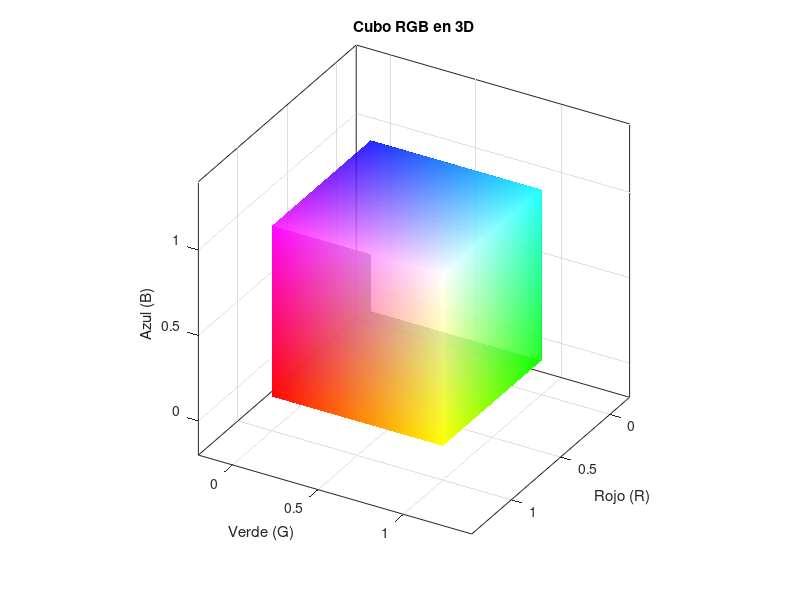

The MATLAB script that drew this image:
% Cubo RGB en 3D

% Limpia espacio de trabajo y cerrar figuras anteriores
clc; clear; close all;

% Definir los vértices del cubo (0 a 1 en RGB)
vertices = [0 0 0;
            1 0 0;
            1 1 0;
            0 1 0;
            0 0 1;
            1 0 1;
            1 1 1;
            0 1 1];

% Caras del cubo (índices de los vértices)
caras = [1 2 3 4;   % cara inferior (Z=0)
         5 6 7 8;   % cara superior (Z=1)
         1 2 6 5;   % cara frontal (Y=0)
         2 3 7 6;   % cara lateral (X=1)
         3 4 8 7;   % cara posterior (Y=1)
         4 1 5 8];  % cara lateral (X=0)

% Crear figura
figure
hold on
for i = 1:size(caras,1)
    % Dibujar cada cara con color interpolado y transparencia
    patch('Vertices', vertices, ...
          'Faces', caras(i,:), ...
          'FaceVertexCData', vertices, ...
          'FaceColor', 'interp', ...
          'FaceAlpha', 0.85, ...   % nivel de transparencia (0=transparente, 1=opaco)
          'EdgeColor', 'none');    % sin bordes para que se vea más limpio
end

% Configuración de ejes
axis equal
xlabel('Rojo (R)')
ylabel('Verde (G)')
zlabel('Azul (B)')
title('Cubo RGB en 3D')
grid on
box on
view(120,30)  
axis([-0.2 1.4 -0.2 1.4 -0.2 1.4]);
rotate3d on    % Permite rotar con el mouse
